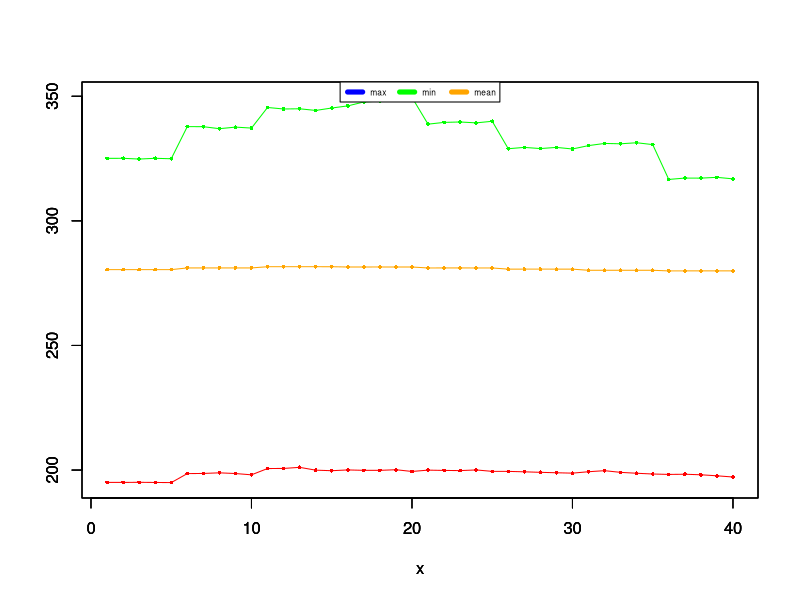

Write R code to recreate this figure.
#!/usr/bin/env Rscript

# ########################################################

pdf("temp-global.pdf") # either save all files in one pdf or the files in specific pdfs; find an option to automatise the choice

# temp_inst = read.csv("temp-inst.csv")
# temp_max = read.csv("temp-max.csv")
# temp_min = read.csv("temp-min.csv")
# temp_mean = read.csv("temp-mean.csv")

# data = read.table("test.csv", header=FALSE, sep = ',')
temp_max = read.table("max3.txt", header=FALSE, sep = ',')
temp_min = read.table("min3.txt", header=FALSE, sep = ',')
temp_mean = read.table("mean3.txt", header=FALSE, sep = ',')

x3=length(temp_max)
x4=length(temp_min)
x5=length(temp_mean)

print(x3)
print(x4)
print(x5)

x = seq(1, x3, 1)

lmin = min(temp_min)
print(lmin)

lmax = max(temp_max)
print(lmax)

plot(x,temp_max,type="o",col="green",ylim = c(lmin, lmax),ylab="", pch = 16, cex = .5)
par(new = TRUE)
plot(x,temp_min,type="o",col="red",ylim = c(lmin, lmax),ylab="", pch = 16, cex = .5)
par(new = TRUE)
plot(x,temp_mean,type="o",col="orange",ylim = c(lmin, lmax),ylab="", pch = 16, cex = .5)
par(new = TRUE)
plot_colors <- c("blue","green","orange")
par(new = TRUE)
legend(x = "top",inset = 0,
        legend = c("max", "min","mean"),
        col=plot_colors, lwd=5, cex=.5, horiz = TRUE)

#dev.off()
print("Graphics constructed with success!")
